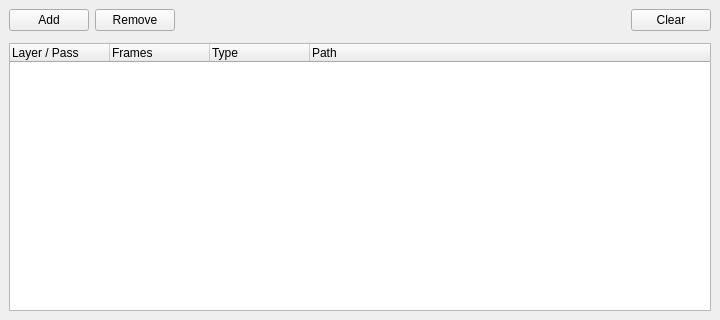
<?xml version="1.0" encoding="UTF-8"?>
<ui version="4.0">
 <class>MainWindow</class>
 <widget class="QMainWindow" name="MainWindow">
  <property name="geometry">
   <rect>
    <x>0</x>
    <y>0</y>
    <width>720</width>
    <height>320</height>
   </rect>
  </property>
  <property name="windowTitle">
   <string>Render Browser</string>
  </property>
  <widget class="QWidget" name="centralwidget">
   <layout class="QVBoxLayout" name="verticalLayout">
    <item>
     <widget class="QFrame" name="renderPblToolbar_frame">
      <property name="frameShape">
       <enum>QFrame::NoFrame</enum>
      </property>
      <property name="frameShadow">
       <enum>QFrame::Raised</enum>
      </property>
      <layout class="QHBoxLayout" name="horizontalLayout_10">
       <property name="leftMargin">
        <number>0</number>
       </property>
       <property name="topMargin">
        <number>0</number>
       </property>
       <property name="rightMargin">
        <number>0</number>
       </property>
       <property name="bottomMargin">
        <number>6</number>
       </property>
       <item>
        <widget class="QPushButton" name="renderPblAdd_pushButton">
         <property name="text">
          <string>Add</string>
         </property>
         <property name="default">
          <bool>false</bool>
         </property>
         <property name="flat">
          <bool>false</bool>
         </property>
        </widget>
       </item>
       <item>
        <widget class="QPushButton" name="renderPblRemove_pushButton">
         <property name="text">
          <string>Remove</string>
         </property>
         <property name="default">
          <bool>false</bool>
         </property>
         <property name="flat">
          <bool>false</bool>
         </property>
        </widget>
       </item>
       <item>
        <spacer name="horizontalSpacer">
         <property name="orientation">
          <enum>Qt::Horizontal</enum>
         </property>
         <property name="sizeHint" stdset="0">
          <size>
           <width>40</width>
           <height>20</height>
          </size>
         </property>
        </spacer>
       </item>
       <item>
        <widget class="QPushButton" name="renderPblClear_pushButton">
         <property name="text">
          <string>Clear</string>
         </property>
        </widget>
       </item>
      </layout>
     </widget>
    </item>
    <item>
     <widget class="QTreeWidget" name="renderPbl_treeWidget">
      <property name="alternatingRowColors">
       <bool>true</bool>
      </property>
      <property name="textElideMode">
       <enum>Qt::ElideMiddle</enum>
      </property>
      <property name="uniformRowHeights">
       <bool>false</bool>
      </property>
      <property name="sortingEnabled">
       <bool>false</bool>
      </property>
      <property name="animated">
       <bool>true</bool>
      </property>
      <property name="headerHidden">
       <bool>false</bool>
      </property>
      <property name="expandsOnDoubleClick">
       <bool>false</bool>
      </property>
      <column>
       <property name="text">
        <string>Layer / Pass</string>
       </property>
      </column>
      <column>
       <property name="text">
        <string>Frames</string>
       </property>
      </column>
      <column>
       <property name="text">
        <string>Type</string>
       </property>
      </column>
      <column>
       <property name="text">
        <string>Path</string>
       </property>
      </column>
     </widget>
    </item>
   </layout>
  </widget>
 </widget>
 <resources/>
 <connections/>
</ui>
